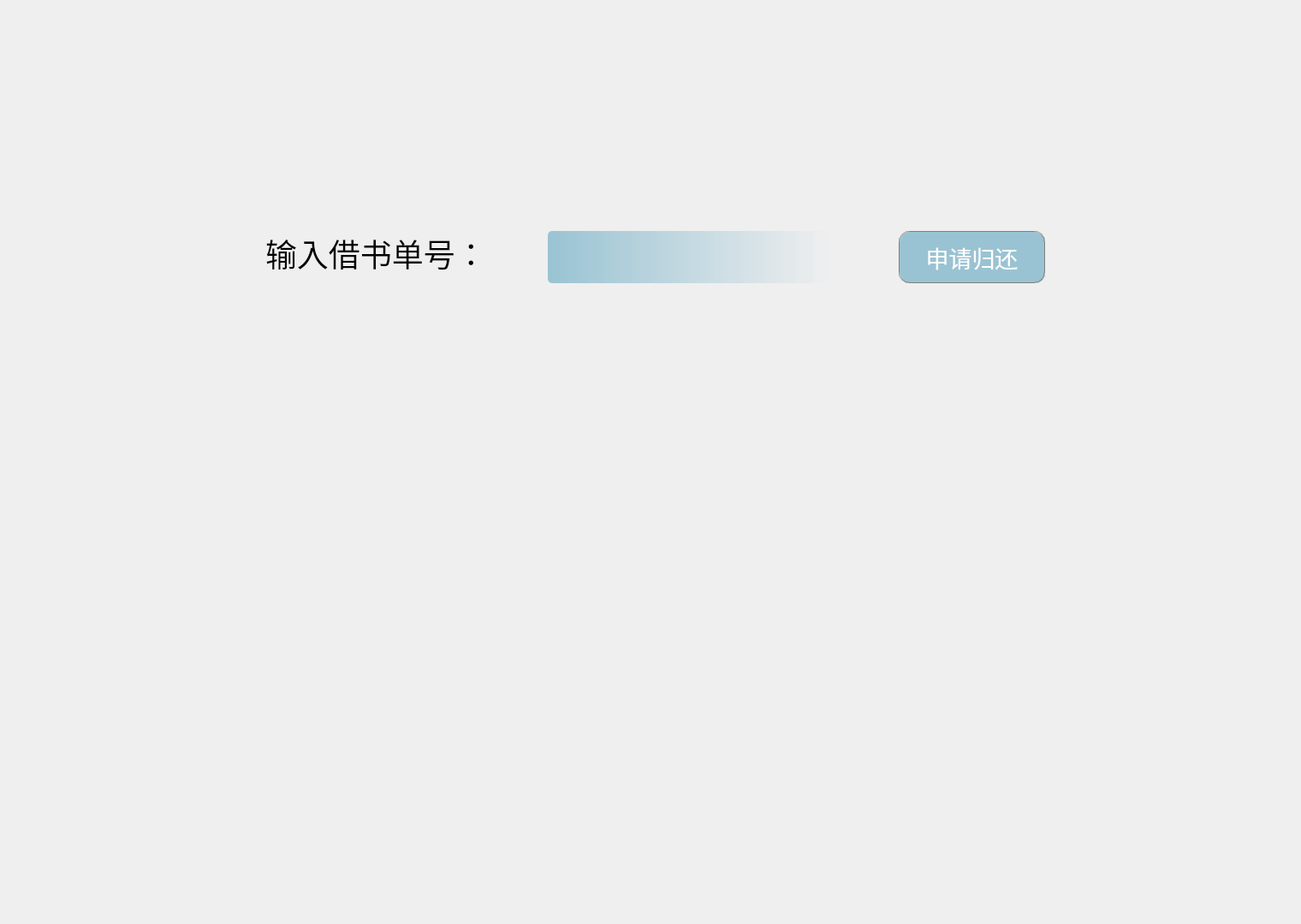
<?xml version="1.0" encoding="UTF-8"?>
<ui version="4.0">
 <class>ReturnBook</class>
 <widget class="QWidget" name="ReturnBook">
  <property name="geometry">
   <rect>
    <x>0</x>
    <y>0</y>
    <width>1520</width>
    <height>1080</height>
   </rect>
  </property>
  <property name="windowTitle">
   <string>Form</string>
  </property>
  <widget class="QPushButton" name="but_ok">
   <property name="geometry">
    <rect>
     <x>1050</x>
     <y>270</y>
     <width>171</width>
     <height>61</height>
    </rect>
   </property>
   <property name="font">
    <font>
     <family>微软雅黑 Light</family>
     <pointsize>20</pointsize>
     <weight>50</weight>
     <bold>false</bold>
    </font>
   </property>
   <property name="styleSheet">
    <string notr="true">QPushButton{
border:1px groove gray;
border-radius:12px;
padding:2px 4px;
color: rgb(255, 255, 255);
background-color: rgba(153,195,211,255);
}
 
QPushButton:hover{
border:1px groove gray;
border-radius:12px;
padding:2px 4px;
color:  rgba(153,195,211,160);
background-color: rgba(153,195,211,180);
}
QPushButto:pressed{
border:1px groove gray;
border-radius:12px;
padding:2px 4px;
color: rgb(255, 255, 255);
background-color: rgba(153,195,211,100);
padding-left:6px;
padding-top:6px;
}</string>
   </property>
   <property name="text">
    <string>申请归还</string>
   </property>
  </widget>
  <widget class="QLabel" name="label_3">
   <property name="geometry">
    <rect>
     <x>310</x>
     <y>260</y>
     <width>451</width>
     <height>71</height>
    </rect>
   </property>
   <property name="font">
    <font>
     <family>微软雅黑 Light</family>
     <pointsize>28</pointsize>
    </font>
   </property>
   <property name="text">
    <string>输入借书单号：</string>
   </property>
  </widget>
  <widget class="QLineEdit" name="line_bid">
   <property name="geometry">
    <rect>
     <x>640</x>
     <y>270</y>
     <width>331</width>
     <height>61</height>
    </rect>
   </property>
   <property name="minimumSize">
    <size>
     <width>331</width>
     <height>61</height>
    </size>
   </property>
   <property name="maximumSize">
    <size>
     <width>331</width>
     <height>61</height>
    </size>
   </property>
   <property name="font">
    <font>
     <family>微软雅黑 Light</family>
     <pointsize>20</pointsize>
    </font>
   </property>
   <property name="styleSheet">
    <string notr="true">border-radius:5px;
padding:2px 4px;
background-color: qlineargradient(spread:pad, x1:0, y1:0, x2:1, y2:0, stop:0 rgba(153,195,211,255), stop:1 rgba(152,195,212, 0));</string>
   </property>
   <property name="maxLength">
    <number>16</number>
   </property>
   <property name="echoMode">
    <enum>QLineEdit::Normal</enum>
   </property>
   <property name="placeholderText">
    <string/>
   </property>
   <property name="clearButtonEnabled">
    <bool>true</bool>
   </property>
  </widget>
  <zorder>label_3</zorder>
  <zorder>line_bid</zorder>
  <zorder>but_ok</zorder>
 </widget>
 <resources/>
 <connections/>
</ui>
